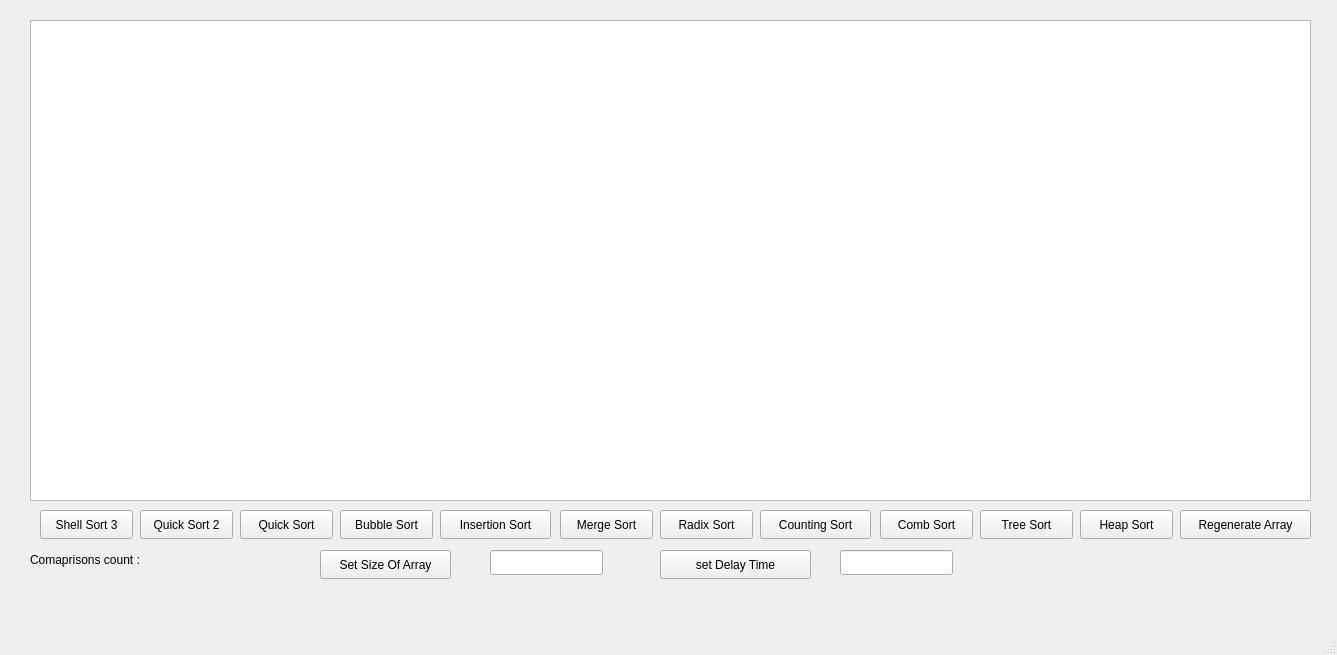
<?xml version="1.0" encoding="UTF-8"?>
<ui version="4.0">
 <class>MainWindow</class>
 <widget class="QMainWindow" name="MainWindow">
  <property name="geometry">
   <rect>
    <x>0</x>
    <y>0</y>
    <width>1337</width>
    <height>655</height>
   </rect>
  </property>
  <property name="windowTitle">
   <string>MainWindow</string>
  </property>
  <widget class="QWidget" name="centralwidget">
   <widget class="QPushButton" name="Radix_Button">
    <property name="geometry">
     <rect>
      <x>660</x>
      <y>510</y>
      <width>93</width>
      <height>29</height>
     </rect>
    </property>
    <property name="text">
     <string>Radix Sort</string>
    </property>
   </widget>
   <widget class="QPushButton" name="Heap_Button">
    <property name="geometry">
     <rect>
      <x>1080</x>
      <y>510</y>
      <width>93</width>
      <height>29</height>
     </rect>
    </property>
    <property name="text">
     <string>Heap Sort</string>
    </property>
   </widget>
   <widget class="QPushButton" name="Tree_Button">
    <property name="geometry">
     <rect>
      <x>980</x>
      <y>510</y>
      <width>93</width>
      <height>29</height>
     </rect>
    </property>
    <property name="text">
     <string>Tree Sort</string>
    </property>
   </widget>
   <widget class="QPushButton" name="Insertion_Button">
    <property name="geometry">
     <rect>
      <x>440</x>
      <y>510</y>
      <width>111</width>
      <height>29</height>
     </rect>
    </property>
    <property name="text">
     <string>Insertion Sort</string>
    </property>
   </widget>
   <widget class="QPushButton" name="Quick_Button">
    <property name="geometry">
     <rect>
      <x>240</x>
      <y>510</y>
      <width>93</width>
      <height>29</height>
     </rect>
    </property>
    <property name="text">
     <string>Quick Sort</string>
    </property>
   </widget>
   <widget class="QPushButton" name="Bubble_Button">
    <property name="geometry">
     <rect>
      <x>340</x>
      <y>510</y>
      <width>93</width>
      <height>29</height>
     </rect>
    </property>
    <property name="text">
     <string>Bubble Sort</string>
    </property>
   </widget>
   <widget class="QPushButton" name="Merge_button">
    <property name="geometry">
     <rect>
      <x>560</x>
      <y>510</y>
      <width>93</width>
      <height>29</height>
     </rect>
    </property>
    <property name="text">
     <string>Merge Sort</string>
    </property>
   </widget>
   <widget class="QPushButton" name="Comb_Button">
    <property name="geometry">
     <rect>
      <x>880</x>
      <y>510</y>
      <width>93</width>
      <height>29</height>
     </rect>
    </property>
    <property name="text">
     <string>Comb Sort</string>
    </property>
   </widget>
   <widget class="QPushButton" name="Counting_Button">
    <property name="geometry">
     <rect>
      <x>760</x>
      <y>510</y>
      <width>111</width>
      <height>29</height>
     </rect>
    </property>
    <property name="text">
     <string>Counting Sort</string>
    </property>
   </widget>
   <widget class="QPushButton" name="Quick_Button_2">
    <property name="geometry">
     <rect>
      <x>140</x>
      <y>510</y>
      <width>93</width>
      <height>29</height>
     </rect>
    </property>
    <property name="text">
     <string>Quick Sort 2</string>
    </property>
   </widget>
   <widget class="QPushButton" name="Shell_Button">
    <property name="geometry">
     <rect>
      <x>40</x>
      <y>510</y>
      <width>93</width>
      <height>29</height>
     </rect>
    </property>
    <property name="text">
     <string>Shell Sort 3</string>
    </property>
   </widget>
   <widget class="QLabel" name="label">
    <property name="geometry">
     <rect>
      <x>30</x>
      <y>550</y>
      <width>141</width>
      <height>20</height>
     </rect>
    </property>
    <property name="text">
     <string>Comaprisons count :</string>
    </property>
   </widget>
   <widget class="QGraphicsView" name="graphicsView">
    <property name="geometry">
     <rect>
      <x>30</x>
      <y>20</y>
      <width>1281</width>
      <height>481</height>
     </rect>
    </property>
   </widget>
   <widget class="QLabel" name="CompCount">
    <property name="geometry">
     <rect>
      <x>200</x>
      <y>550</y>
      <width>63</width>
      <height>20</height>
     </rect>
    </property>
    <property name="text">
     <string/>
    </property>
   </widget>
   <widget class="QLineEdit" name="ArraySize">
    <property name="geometry">
     <rect>
      <x>490</x>
      <y>550</y>
      <width>113</width>
      <height>25</height>
     </rect>
    </property>
   </widget>
   <widget class="QPushButton" name="arraySize_Button">
    <property name="geometry">
     <rect>
      <x>320</x>
      <y>550</y>
      <width>131</width>
      <height>29</height>
     </rect>
    </property>
    <property name="text">
     <string>Set Size Of Array</string>
    </property>
   </widget>
   <widget class="QPushButton" name="Generate_Button">
    <property name="geometry">
     <rect>
      <x>1180</x>
      <y>510</y>
      <width>131</width>
      <height>29</height>
     </rect>
    </property>
    <property name="text">
     <string>Regenerate Array</string>
    </property>
   </widget>
   <widget class="QPushButton" name="SetDelayButton">
    <property name="geometry">
     <rect>
      <x>660</x>
      <y>550</y>
      <width>151</width>
      <height>29</height>
     </rect>
    </property>
    <property name="text">
     <string>set Delay Time</string>
    </property>
   </widget>
   <widget class="QLineEdit" name="DelayTiming">
    <property name="geometry">
     <rect>
      <x>840</x>
      <y>550</y>
      <width>113</width>
      <height>25</height>
     </rect>
    </property>
   </widget>
   <zorder>graphicsView</zorder>
   <zorder>Radix_Button</zorder>
   <zorder>Heap_Button</zorder>
   <zorder>Tree_Button</zorder>
   <zorder>Insertion_Button</zorder>
   <zorder>Quick_Button</zorder>
   <zorder>Bubble_Button</zorder>
   <zorder>Merge_button</zorder>
   <zorder>Comb_Button</zorder>
   <zorder>Counting_Button</zorder>
   <zorder>Quick_Button_2</zorder>
   <zorder>Shell_Button</zorder>
   <zorder>label</zorder>
   <zorder>CompCount</zorder>
   <zorder>ArraySize</zorder>
   <zorder>arraySize_Button</zorder>
   <zorder>Generate_Button</zorder>
   <zorder>SetDelayButton</zorder>
   <zorder>DelayTiming</zorder>
  </widget>
  <widget class="QMenuBar" name="menubar">
   <property name="geometry">
    <rect>
     <x>0</x>
     <y>0</y>
     <width>1337</width>
     <height>26</height>
    </rect>
   </property>
  </widget>
  <widget class="QStatusBar" name="statusbar"/>
 </widget>
 <resources/>
 <connections/>
</ui>
